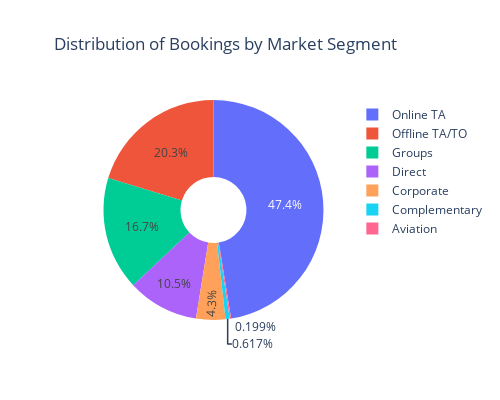

This figure's notebook cell:
### Code cell
import plotly.express as px
import plotly.graph_objects as go

market=df['market_segment'].value_counts()
fig=go.Figure(data=[go.Pie(labels=market.index,values=market.values)])
fig.update_layout(title_text='Distribution of Bookings by Market Segment',
                  title_x=0.45,width=500,height=400)
fig.update_traces(hole=0.3)
fig.show()

### Figure 1 — Plotly figure (JSON) as saved in the notebook; plotly's stock layout.template omitted (floating-point values rounded to 4 significant figures)
{"data": [{"hole": 0.3, "labels": ["Online TA", "Offline TA/TO", "Groups", "Direct", "Corporate", "Complementary", "Aviation"], "type": "pie", "values": [56402, 24159, 19806, 12448, 5111, 734, 237]}], "layout": {"height": 400, "title": {"text": "Distribution of Bookings by Market Segment", "x": 0.45}, "width": 500}}
